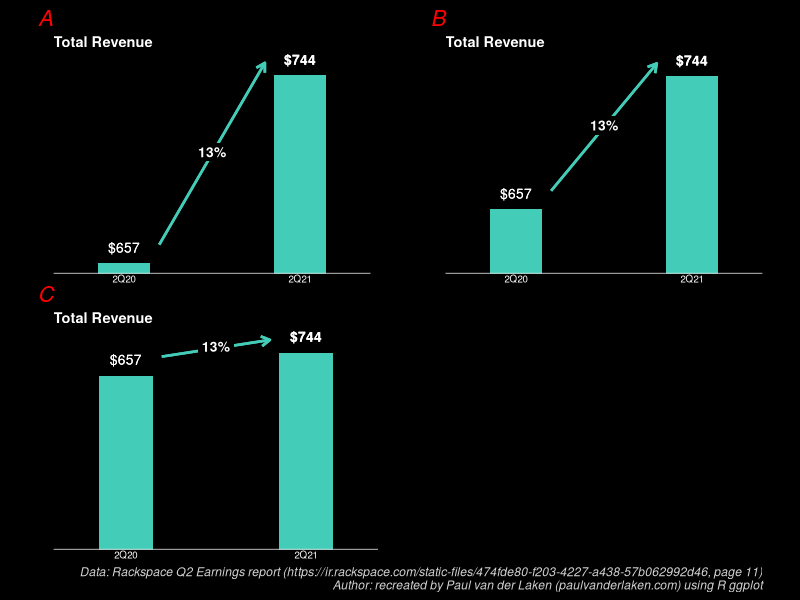
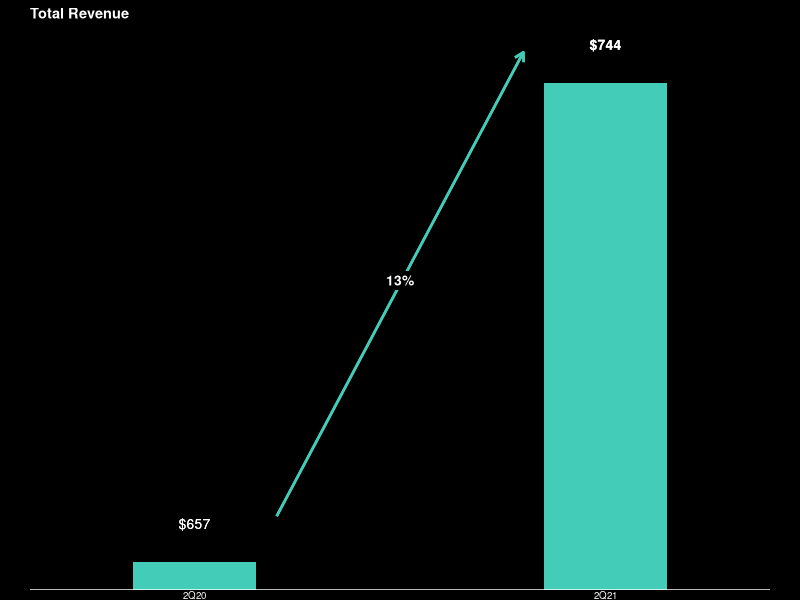
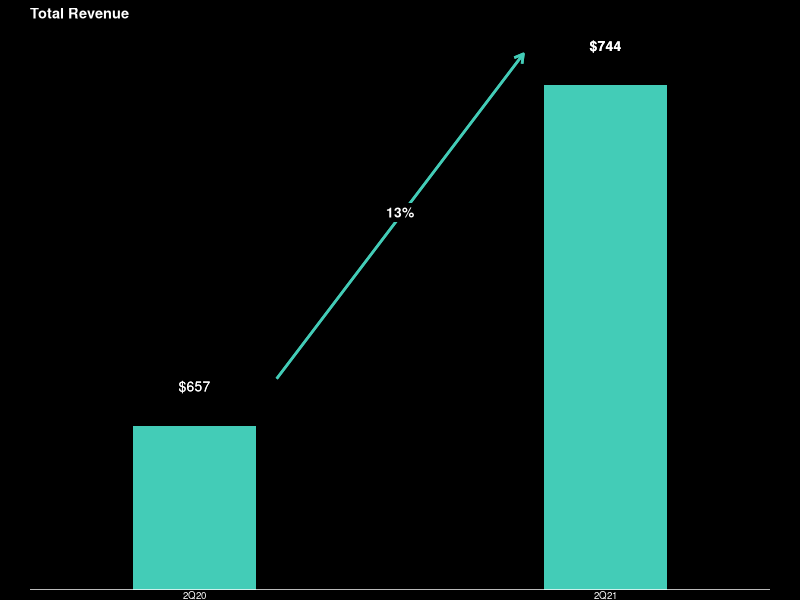
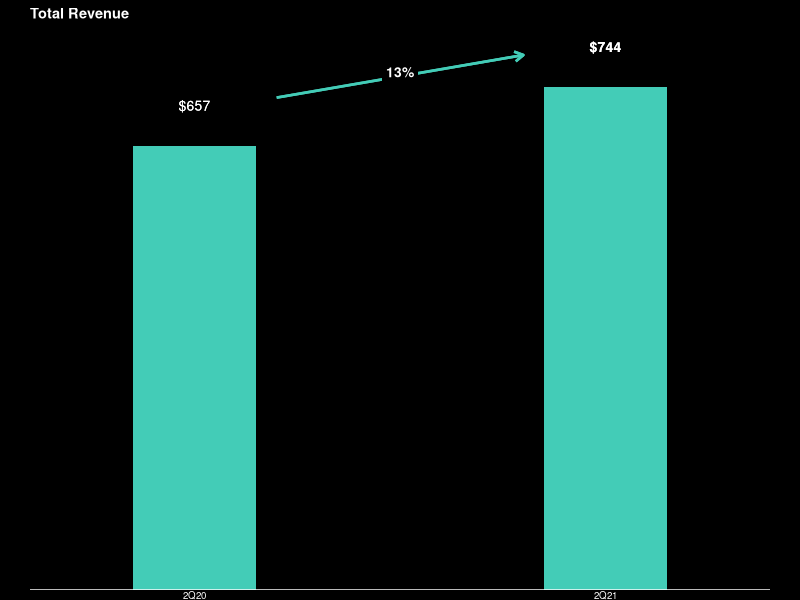

The R script that drew these images, in order:
library(tidyverse)

time = c('2Q20', '2Q21')
fin = c(657, 744)

df = data.frame(
  time = seq_along(time),
  fin,
  stringsAsFactors = FALSE
)

black_rectangle = element_rect(fill = 'black', color = 'black')

draw_plot = function(df, y_limits = c(0, 840)) {
  col_rxt = '#43ccb7'
  y_range = range(y_limits)
  nudge_y = round((y_range[2] - y_range[1]) / 14)
  nudge_y_extra = nudge_y / 5
  nudge_x = .20
  label_increase = '13%'
  text_size = 3.5

  df %>%
    ggplot(aes(x = time, y = fin)) +
    geom_col(fill = col_rxt, width = 0.30) +
    geom_text(aes(x = time[1], y = fin[1], label = paste0('$', fin[1])),
              col = 'white', nudge_y = nudge_y, size = text_size) +
    geom_text(aes(x = time[2], y = fin[2], label = paste0('$', fin[2])),
              col = 'white', nudge_y = nudge_y, size = text_size, fontface = 'bold') +
    geom_curve(aes(x = time[1] + nudge_x, xend = time[2] - nudge_x,
                   y = fin[1] + nudge_y + nudge_y_extra, yend = fin[2] + nudge_y - nudge_y_extra),
               arrow = arrow(length = unit(0.25, 'cm'), type = 'open'),
               curvature = 0, size = 0.9, col = col_rxt) +
    geom_label(aes(x = 1.5, y = mean(fin) + nudge_y_extra/2, label = label_increase),
               nudge_y = nudge_y, fill = 'black', col = 'white', size = text_size, label.size = NA, fontface = 'bold') +
    geom_hline(yintercept = y_limits[1], col = 'white') +
    scale_x_continuous(breaks = seq_along(time), labels = time, expand = c(0, 0)) +
    scale_y_continuous(expand = c(0, 0)) +
    theme_void() +
    theme(panel.background = black_rectangle) +
    theme(plot.background = black_rectangle) +
    theme(axis.text.x = element_text(color = 'white', size = text_size*2)) +
    theme(title = element_text(color = 'white', face = 'bold', size = text_size * 2.5)) +
    theme(plot.margin = unit(c(0, 1.5, 0, 1.5), "lines")) +
    labs(title = 'Total Revenue') +
    expand_limits(x = c(0.6, 2.4), y = y_limits) +
    coord_cartesian(y = y_limits)
}



best = draw_plot(df)
bad = draw_plot(df, y_limits = c(615, 760))
worst = draw_plot(df, y_limits = c(652, 755))

library(patchwork)


empty_plot = plot_spacer() + theme(plot.background = black_rectangle, plot.margin = unit(c(0, 1.5, 0, 1.5), "lines"))


p = (worst + bad) / (best + empty_plot) +
  plot_layout(tag_level = 'new') +
  plot_annotation(tag_levels = 'A',
                  caption = paste(
                    'Data: Rackspace Q2 Earnings report (https://ir.rackspace.com/static-files/474fde80-f203-4227-a438-57b062992d46, page 11)',
                    'Author: recreated by Paul van der Laken (paulvanderlaken.com) using R ggplot',
                    sep = '\n'),
                  theme = theme(plot.background = black_rectangle,
                                plot.caption = element_text(color = 'lightgrey', face = 'italic'),
                  ))

layout = p & theme(plot.tag = element_text(color = 'red', face = 'italic', size = 16))

w = 8000
h = 3600
dpi = 800

ggsave('rackspace/rackspace_2021q2_barplot.png', plot = layout, width = w, height = h, dpi = dpi, units = 'px')

ggsave('rackspace/rackspace_2021q2_barplot_worst.png', plot = worst, width = w/2, height = h/2, dpi = dpi, units = 'px')
ggsave('rackspace/rackspace_2021q2_barplot_bad.png', plot = bad, width = w/2, height = h/2, dpi = dpi, units = 'px')
ggsave('rackspace/rackspace_2021q2_barplot_best.png', plot = best, width = w/2, height = h/2, dpi = dpi, units = 'px')

